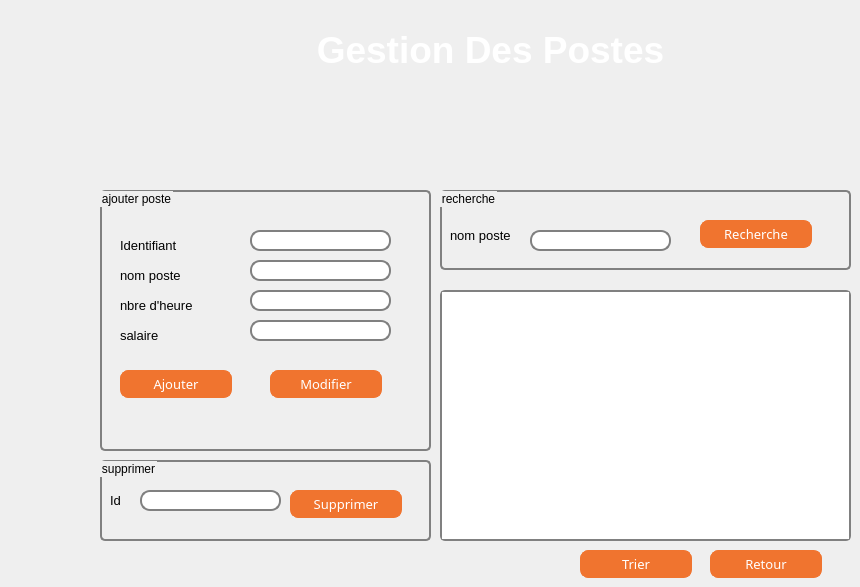
   <widget class="QWidget" name="tab_2">
    <attribute name="title">
     <string>Gestion Métiée</string>
    </attribute>
    <widget class="QTableView" name="tabposte">
     <property name="geometry">
      <rect>
       <x>440</x>
       <y>290</y>
       <width>411</width>
       <height>251</height>
      </rect>
     </property>
     <property name="styleSheet">
      <string notr="true">
QTableView {
     
        font: 1em;
 
       border: 2px solid gray;
       border-radius: 5px;
}</string>
     </property>
    </widget>
    <widget class="QPushButton" name="trie_poste">
     <property name="geometry">
      <rect>
       <x>580</x>
       <y>550</y>
       <width>112</width>
       <height>28</height>
      </rect>
     </property>
     <property name="font">
      <font>
       <family>Tw Cen MT Condensed Extra Bold</family>
       <pointsize>10</pointsize>
       <weight>50</weight>
       <italic>false</italic>
       <bold>false</bold>
      </font>
     </property>
     <property name="styleSheet">
      <string notr="true">QPushButton {
	font: 10pt &quot;Tw Cen MT Condensed Extra Bold&quot;;

color: white;
background-color: #f0742f; 
border-width: 1px;
border-color: #f0742f;
border-style: solid;
border-radius: 8;
padding: 3px;
padding-left: 5px;
padding-right: 5px;
min-width: 100px;
max-width: 100px;
min-height: 20px;
max-height: 20px;
}

QPushButton:hover
{
color :black;
}</string>
     </property>
     <property name="text">
      <string>Trier</string>
     </property>
    </widget>
    <widget class="QGroupBox" name="groupBox_2">
     <property name="geometry">
      <rect>
       <x>100</x>
       <y>190</y>
       <width>331</width>
       <height>261</height>
      </rect>
     </property>
     <property name="styleSheet">
      <string notr="true"> QGroupBox {
  
     border: 2px solid gray;
     border-radius: 5px;
     margin-top: 1ex; /* leave space at the top for the title */
 }</string>
     </property>
     <property name="title">
      <string>ajouter poste</string>
     </property>
     <widget class="QLineEdit" name="lineEdit_id_p">
      <property name="geometry">
       <rect>
        <x>150</x>
        <y>40</y>
        <width>141</width>
        <height>21</height>
       </rect>
      </property>
      <property name="styleSheet">
       <string notr="true"> QLineEdit {
     border: 2px solid gray;
     border-radius: 10px;
     padding: 0 8px;
 
 }</string>
      </property>
      <property name="text">
       <string/>
      </property>
     </widget>
     <widget class="QLineEdit" name="lineEdit_nom_p">
      <property name="geometry">
       <rect>
        <x>150</x>
        <y>70</y>
        <width>141</width>
        <height>21</height>
       </rect>
      </property>
      <property name="styleSheet">
       <string notr="true"> QLineEdit {
     border: 2px solid gray;
     border-radius: 10px;
     padding: 0 8px;
 
 }</string>
      </property>
     </widget>
     <widget class="QLineEdit" name="lineEdit_salaire">
      <property name="geometry">
       <rect>
        <x>150</x>
        <y>130</y>
        <width>141</width>
        <height>21</height>
       </rect>
      </property>
      <property name="styleSheet">
       <string notr="true"> QLineEdit {
     border: 2px solid gray;
     border-radius: 10px;
     padding: 0 8px;
 
 }</string>
      </property>
     </widget>
     <widget class="QPushButton" name="pb_ajouter_p">
      <property name="geometry">
       <rect>
        <x>20</x>
        <y>180</y>
        <width>112</width>
        <height>28</height>
       </rect>
      </property>
      <property name="font">
       <font>
        <family>Tw Cen MT Condensed Extra Bold</family>
        <pointsize>10</pointsize>
        <weight>50</weight>
        <italic>false</italic>
        <bold>false</bold>
       </font>
      </property>
      <property name="styleSheet">
       <string notr="true">QPushButton {
	font: 10pt &quot;Tw Cen MT Condensed Extra Bold&quot;;

color: white;
background-color: #f0742f; 
border-width: 1px;
border-color: #f0742f;
border-style: solid;
border-radius: 8;
padding: 3px;
padding-left: 5px;
padding-right: 5px;
min-width: 100px;
max-width: 100px;
min-height: 20px;
max-height: 20px;
}

QPushButton:hover
{
color :black;
}</string>
      </property>
      <property name="text">
       <string>Ajouter</string>
      </property>
     </widget>
     <widget class="QPushButton" name="pb_modifier_p">
      <property name="geometry">
       <rect>
        <x>170</x>
        <y>180</y>
        <width>112</width>
        <height>28</height>
       </rect>
      </property>
      <property name="font">
       <font>
        <family>Tw Cen MT Condensed Extra Bold</family>
        <pointsize>10</pointsize>
        <weight>50</weight>
        <italic>false</italic>
        <bold>false</bold>
       </font>
      </property>
      <property name="styleSheet">
       <string notr="true">QPushButton {
	font: 10pt &quot;Tw Cen MT Condensed Extra Bold&quot;;

color: white;
background-color: #f0742f; 
border-width: 1px;
border-color: #f0742f;
border-style: solid;
border-radius: 8;
padding: 3px;
padding-left: 5px;
padding-right: 5px;
min-width: 100px;
max-width: 100px;
min-height: 20px;
max-height: 20px;
}

QPushButton:hover
{
color :black;
}</string>
      </property>
      <property name="text">
       <string>Modifier</string>
      </property>
     </widget>
     <widget class="QLabel" name="label_20">
      <property name="geometry">
       <rect>
        <x>20</x>
        <y>40</y>
        <width>111</width>
        <height>31</height>
       </rect>
      </property>
      <property name="text">
       <string>&lt;html&gt;&lt;head/&gt;&lt;body&gt;&lt;p&gt;&lt;span style=&quot; font-size:10pt;&quot;&gt;Identifiant&lt;/span&gt;&lt;/p&gt;&lt;/body&gt;&lt;/html&gt;</string>
      </property>
     </widget>
     <widget class="QLabel" name="label_22">
      <property name="geometry">
       <rect>
        <x>20</x>
        <y>100</y>
        <width>111</width>
        <height>31</height>
       </rect>
      </property>
      <property name="text">
       <string>&lt;html&gt;&lt;head/&gt;&lt;body&gt;&lt;p&gt;&lt;span style=&quot; font-size:10pt;&quot;&gt;nbre d'heure&lt;/span&gt;&lt;/p&gt;&lt;/body&gt;&lt;/html&gt;</string>
      </property>
     </widget>
     <widget class="QLabel" name="label_23">
      <property name="geometry">
       <rect>
        <x>20</x>
        <y>130</y>
        <width>111</width>
        <height>31</height>
       </rect>
      </property>
      <property name="text">
       <string>&lt;html&gt;&lt;head/&gt;&lt;body&gt;&lt;p&gt;&lt;span style=&quot; font-size:10pt;&quot;&gt;salaire&lt;/span&gt;&lt;/p&gt;&lt;/body&gt;&lt;/html&gt;</string>
      </property>
     </widget>
     <widget class="QLabel" name="label_21">
      <property name="geometry">
       <rect>
        <x>20</x>
        <y>70</y>
        <width>111</width>
        <height>31</height>
       </rect>
      </property>
      <property name="text">
       <string>&lt;html&gt;&lt;head/&gt;&lt;body&gt;&lt;p&gt;&lt;span style=&quot; font-size:10pt;&quot;&gt;nom poste&lt;/span&gt;&lt;/p&gt;&lt;/body&gt;&lt;/html&gt;</string>
      </property>
     </widget>
     <widget class="QLineEdit" name="lineEdit_nb">
      <property name="geometry">
       <rect>
        <x>150</x>
        <y>100</y>
        <width>141</width>
        <height>21</height>
       </rect>
      </property>
      <property name="styleSheet">
       <string notr="true"> QLineEdit {
     border: 2px solid gray;
     border-radius: 10px;
     padding: 0 8px;
 
 }</string>
      </property>
     </widget>
    </widget>
    <widget class="QLabel" name="label_14">
     <property name="geometry">
      <rect>
       <x>260</x>
       <y>20</y>
       <width>461</width>
       <height>61</height>
      </rect>
     </property>
     <property name="text">
      <string>&lt;html&gt;&lt;head/&gt;&lt;body&gt;&lt;p align=&quot;center&quot;&gt;&lt;span style=&quot; font-size:28pt; font-weight:600; color:#ffffff;&quot;&gt;Gestion Des Postes&lt;/span&gt;&lt;/p&gt;&lt;/body&gt;&lt;/html&gt;</string>
     </property>
    </widget>
    <widget class="QGroupBox" name="groupBox_5">
     <property name="geometry">
      <rect>
       <x>100</x>
       <y>460</y>
       <width>331</width>
       <height>81</height>
      </rect>
     </property>
     <property name="styleSheet">
      <string notr="true"> QGroupBox {
  
     border: 2px solid gray;
     border-radius: 5px;
     margin-top: 1ex; /* leave space at the top for the title */
 }</string>
     </property>
     <property name="title">
      <string>supprimer</string>
     </property>
     <widget class="QLineEdit" name="lineEdit_id_p_2">
      <property name="geometry">
       <rect>
        <x>40</x>
        <y>30</y>
        <width>141</width>
        <height>21</height>
       </rect>
      </property>
      <property name="styleSheet">
       <string notr="true"> QLineEdit {
     border: 2px solid gray;
     border-radius: 10px;
     padding: 0 8px;
 
 }</string>
      </property>
     </widget>
     <widget class="QLabel" name="label_19">
      <property name="geometry">
       <rect>
        <x>10</x>
        <y>30</y>
        <width>31</width>
        <height>21</height>
       </rect>
      </property>
      <property name="text">
       <string>&lt;html&gt;&lt;head/&gt;&lt;body&gt;&lt;p&gt;&lt;span style=&quot; font-size:10pt;&quot;&gt;Id&lt;/span&gt;&lt;/p&gt;&lt;/body&gt;&lt;/html&gt;</string>
      </property>
     </widget>
     <widget class="QPushButton" name="pb_supprimer_p">
      <property name="geometry">
       <rect>
        <x>190</x>
        <y>30</y>
        <width>112</width>
        <height>28</height>
       </rect>
      </property>
      <property name="font">
       <font>
        <family>Tw Cen MT Condensed Extra Bold</family>
        <pointsize>10</pointsize>
        <weight>50</weight>
        <italic>false</italic>
        <bold>false</bold>
       </font>
      </property>
      <property name="styleSheet">
       <string notr="true">QPushButton {
	font: 10pt &quot;Tw Cen MT Condensed Extra Bold&quot;;

color: white;
background-color: #f0742f; 
border-width: 1px;
border-color: #f0742f;
border-style: solid;
border-radius: 8;
padding: 3px;
padding-left: 5px;
padding-right: 5px;
min-width: 100px;
max-width: 100px;
min-height: 20px;
max-height: 20px;
}

QPushButton:hover
{
color :black;
}</string>
      </property>
      <property name="text">
       <string>Supprimer</string>
      </property>
     </widget>
    </widget>
    <widget class="QGroupBox" name="groupBox_6">
     <property name="geometry">
      <rect>
       <x>440</x>
       <y>190</y>
       <width>411</width>
       <height>80</height>
      </rect>
     </property>
     <property name="styleSheet">
      <string notr="true"> QGroupBox {
  
     border: 2px solid gray;
     border-radius: 5px;
     margin-top: 1ex; /* leave space at the top for the title */
 }</string>
     </property>
     <property name="title">
      <string>recherche</string>
     </property>
     <widget class="QPushButton" name="pb_recherche_p">
      <property name="geometry">
       <rect>
        <x>260</x>
        <y>30</y>
        <width>112</width>
        <height>28</height>
       </rect>
      </property>
      <property name="font">
       <font>
        <family>Tw Cen MT Condensed Extra Bold</family>
        <pointsize>10</pointsize>
        <weight>50</weight>
        <italic>false</italic>
        <bold>false</bold>
       </font>
      </property>
      <property name="styleSheet">
       <string notr="true">QPushButton {
	font: 10pt &quot;Tw Cen MT Condensed Extra Bold&quot;;

color: white;
background-color: #f0742f; 
border-width: 1px;
border-color: #f0742f;
border-style: solid;
border-radius: 8;
padding: 3px;
padding-left: 5px;
padding-right: 5px;
min-width: 100px;
max-width: 100px;
min-height: 20px;
max-height: 20px;
}

QPushButton:hover
{
color :black;
}</string>
      </property>
      <property name="text">
       <string>Recherche</string>
      </property>
     </widget>
     <widget class="QLineEdit" name="lineEdit_nom_p_2">
      <property name="geometry">
       <rect>
        <x>90</x>
        <y>40</y>
        <width>141</width>
        <height>21</height>
       </rect>
      </property>
      <property name="styleSheet">
       <string notr="true"> QLineEdit {
     border: 2px solid gray;
     border-radius: 10px;
     padding: 0 8px;
 
 }</string>
      </property>
     </widget>
     <widget class="QLabel" name="label_24">
      <property name="geometry">
       <rect>
        <x>10</x>
        <y>30</y>
        <width>111</width>
        <height>31</height>
       </rect>
      </property>
      <property name="text">
       <string>&lt;html&gt;&lt;head/&gt;&lt;body&gt;&lt;p&gt;&lt;span style=&quot; font-size:10pt;&quot;&gt;nom poste&lt;/span&gt;&lt;/p&gt;&lt;/body&gt;&lt;/html&gt;</string>
      </property>
     </widget>
    </widget>
    <widget class="QPushButton" name="retour2">
     <property name="geometry">
      <rect>
       <x>710</x>
       <y>550</y>
       <width>112</width>
       <height>28</height>
      </rect>
     </property>
     <property name="font">
      <font>
       <family>Tw Cen MT Condensed Extra Bold</family>
       <pointsize>10</pointsize>
       <weight>50</weight>
       <italic>false</italic>
       <bold>false</bold>
      </font>
     </property>
     <property name="styleSheet">
      <string notr="true">QPushButton {
	font: 10pt &quot;Tw Cen MT Condensed Extra Bold&quot;;

color: white;
background-color: #f0742f; 
border-width: 1px;
border-color: #f0742f;
border-style: solid;
border-radius: 8;
padding: 3px;
padding-left: 5px;
padding-right: 5px;
min-width: 100px;
max-width: 100px;
min-height: 20px;
max-height: 20px;
}

QPushButton:hover
{
color :black;
}</string>
     </property>
     <property name="text">
      <string>Retour</string>
     </property>
    </widget>
    <zorder>groupBox_2</zorder>
    <zorder>tabposte</zorder>
    <zorder>trie_poste</zorder>
    <zorder>label_14</zorder>
    <zorder>groupBox_5</zorder>
    <zorder>groupBox_6</zorder>
    <zorder>retour2</zorder>
   </widget>
